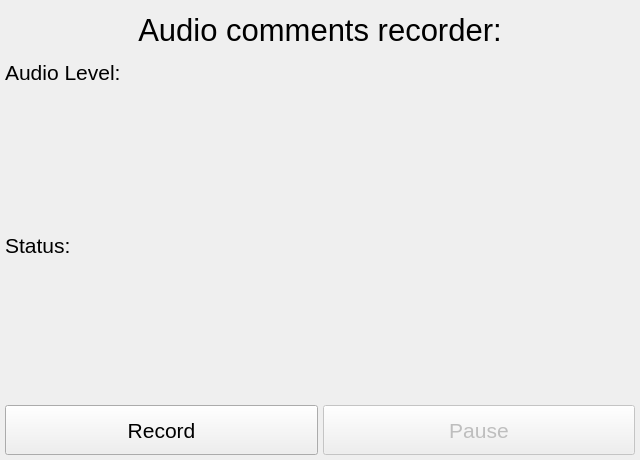
<?xml version="1.0" encoding="UTF-8"?>
<ui version="4.0">
 <class>AudioRecorderPage</class>
 <widget class="QWidget" name="AudioRecorderPage">
  <property name="geometry">
   <rect>
    <x>0</x>
    <y>0</y>
    <width>640</width>
    <height>460</height>
   </rect>
  </property>
  <property name="windowTitle">
   <string>Audio recorder page</string>
  </property>
  <layout class="QVBoxLayout" name="verticalLayout">
   <property name="spacing">
    <number>5</number>
   </property>
   <property name="leftMargin">
    <number>5</number>
   </property>
   <property name="topMargin">
    <number>5</number>
   </property>
   <property name="rightMargin">
    <number>5</number>
   </property>
   <property name="bottomMargin">
    <number>5</number>
   </property>
   <item>
    <widget class="QLabel" name="label_36">
     <property name="maximumSize">
      <size>
       <width>16777215</width>
       <height>50</height>
      </size>
     </property>
     <property name="font">
      <font>
       <pointsize>23</pointsize>
      </font>
     </property>
     <property name="autoFillBackground">
      <bool>false</bool>
     </property>
     <property name="frameShape">
      <enum>QFrame::NoFrame</enum>
     </property>
     <property name="text">
      <string>Audio comments recorder:</string>
     </property>
     <property name="alignment">
      <set>Qt::AlignCenter</set>
     </property>
    </widget>
   </item>
   <item>
    <layout class="QHBoxLayout" name="horizontalLayout_2">
     <item>
      <widget class="QLabel" name="levelLabel">
       <property name="font">
        <font>
         <pointsize>16</pointsize>
        </font>
       </property>
       <property name="text">
        <string>Audio Level:</string>
       </property>
      </widget>
     </item>
     <item>
      <layout class="QVBoxLayout" name="levelsLayout"/>
     </item>
    </layout>
   </item>
   <item>
    <widget class="QLabel" name="status">
     <property name="font">
      <font>
       <pointsize>16</pointsize>
      </font>
     </property>
     <property name="text">
      <string>Status:</string>
     </property>
    </widget>
   </item>
   <item>
    <layout class="QHBoxLayout" name="horizontalLayout">
     <item>
      <widget class="QPushButton" name="recordButton">
       <property name="minimumSize">
        <size>
         <width>0</width>
         <height>50</height>
        </size>
       </property>
       <property name="font">
        <font>
         <pointsize>16</pointsize>
        </font>
       </property>
       <property name="focusPolicy">
        <enum>Qt::NoFocus</enum>
       </property>
       <property name="text">
        <string>Record</string>
       </property>
      </widget>
     </item>
     <item>
      <widget class="QPushButton" name="pauseButton">
       <property name="enabled">
        <bool>false</bool>
       </property>
       <property name="minimumSize">
        <size>
         <width>0</width>
         <height>50</height>
        </size>
       </property>
       <property name="font">
        <font>
         <pointsize>16</pointsize>
        </font>
       </property>
       <property name="focusPolicy">
        <enum>Qt::NoFocus</enum>
       </property>
       <property name="text">
        <string>Pause</string>
       </property>
      </widget>
     </item>
    </layout>
   </item>
  </layout>
 </widget>
 <resources/>
 <connections/>
 <slots>
  <slot>setOutputLocation()</slot>
  <slot>toggleRecord()</slot>
  <slot>togglePause()</slot>
 </slots>
</ui>
